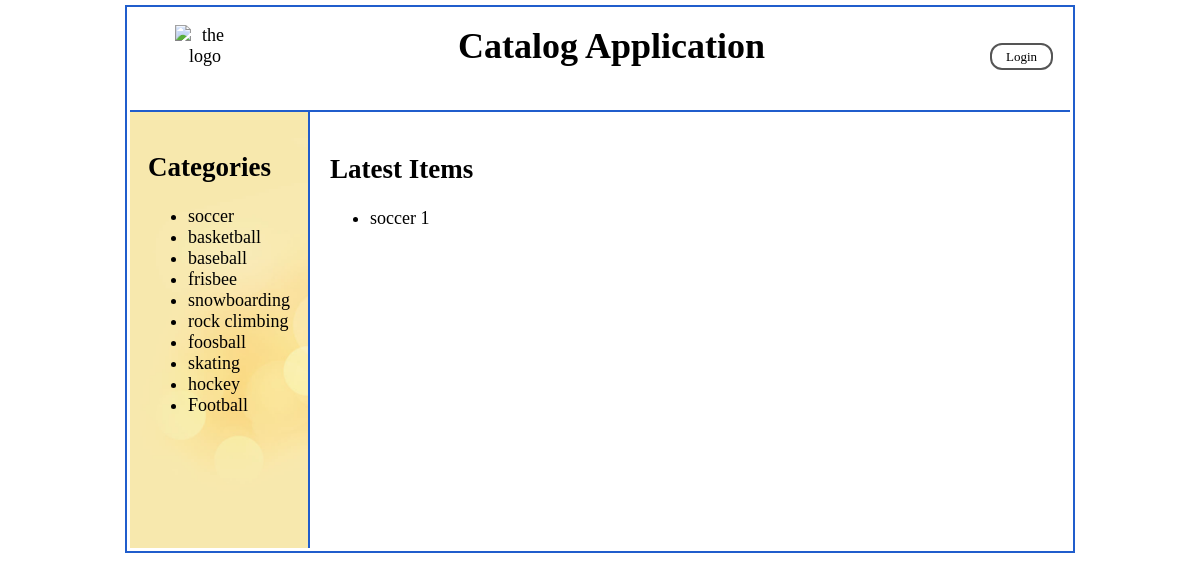
The app's page /catalog/soccer/items/ with its own data.
### database_setup.py (models this page shows, shortened)
class Category(Base):
    __tablename__ = 'category'
    id = Column(Integer, primary_key=True)
    name = Column(String(255), nullable=False)
    user_id = Column(Integer, ForeignKey('user.id'))
    user = relationship(User, backref="category")

class Items(Base):
    __tablename__ = 'items'
    id = Column(Integer, primary_key=True)
    name = Column(String(250), nullable=False)
    date = Column(DateTime, nullable=False)
    description = Column(String(250))
    picture = Column(String(250))
    category_id = Column(Integer, ForeignKey('category.id'))
    category = relationship(
        Category, backref=backref('items', cascade='all, delete'))
    user_id = Column(Integer, ForeignKey('user.id'))
    user = relationship(User, backref="items")

### project.py (the view, shortened to what this page needs)
@app.route('/catalog/<path:category_name>/items/')
def showCategory(category_name):
    categories = session.query(Category).all()
    category = session.query(Category).filter_by(name=category_name).one()
    items = session.query(Items).filter_by(category=category).all()
    creator = getUserInfo(category.user_id)
    if 'username' not in login_session or creator.id != login_session[
            'user_id']:
        return render_template(
            'public_items.html',
            category=category.name,
            categories=categories,
            items=items)

### project.py (called while the page is built)
def getUserInfo(user_id):
    user = session.query(User).filter_by(id=user_id).one()
    return user

### templates/public_items.html
{% include "header.html" %}
<div>
    <nav>
        <h2>Categories</h2>
        <ul>
            {% for c in categories %}
            <li>
                <a href="{{url_for('showCategory', category_name = c.name,)}}" style="color:black">{{c.name}}</a>
            </li>
            {% endfor %}
        </ul>
    </nav>
    <article>
        <h2>Latest Items</h2>
        <ul>
            {% for i in items %}
            <li>
                <a href="{{url_for('showItem', category_name = i.category.name, item_name = i.name)}}" style="color:black">{{
                    i.name }}</a>
            </li>
            {% endfor %}
        </ul>
    </article>
</div>
</body>
</html>

### static/styles.css (style rules this page uses)
a:link { text-decoration: none; }
nav { float: left; max-width: 250px; margin: 0; padding: 1em; border-right: 2px solid #205dcc; min-height: 400px; background: url("2.jpg"); background-size: cover; }
article { float: left; padding-left: 20px; padding-top: 20px; min-height: 400px; }
body { position: absolute; left: 10%; right: 10%; border: 2px solid; padding: 3px; margin: 5px; border-color: #205dcc; font-size: 18px; min-height: 480px; }

### records on screen
Category: name "soccer"
Category: name "basketball"
Category: name "baseball"
Category: name "frisbee"
Category: name "snowboarding"
Category: name "rock climbing"
Category: name "foosball"
Category: name "skating"
Category: name "hockey"
Category: name "Football"
Items: name "soccer 1"
